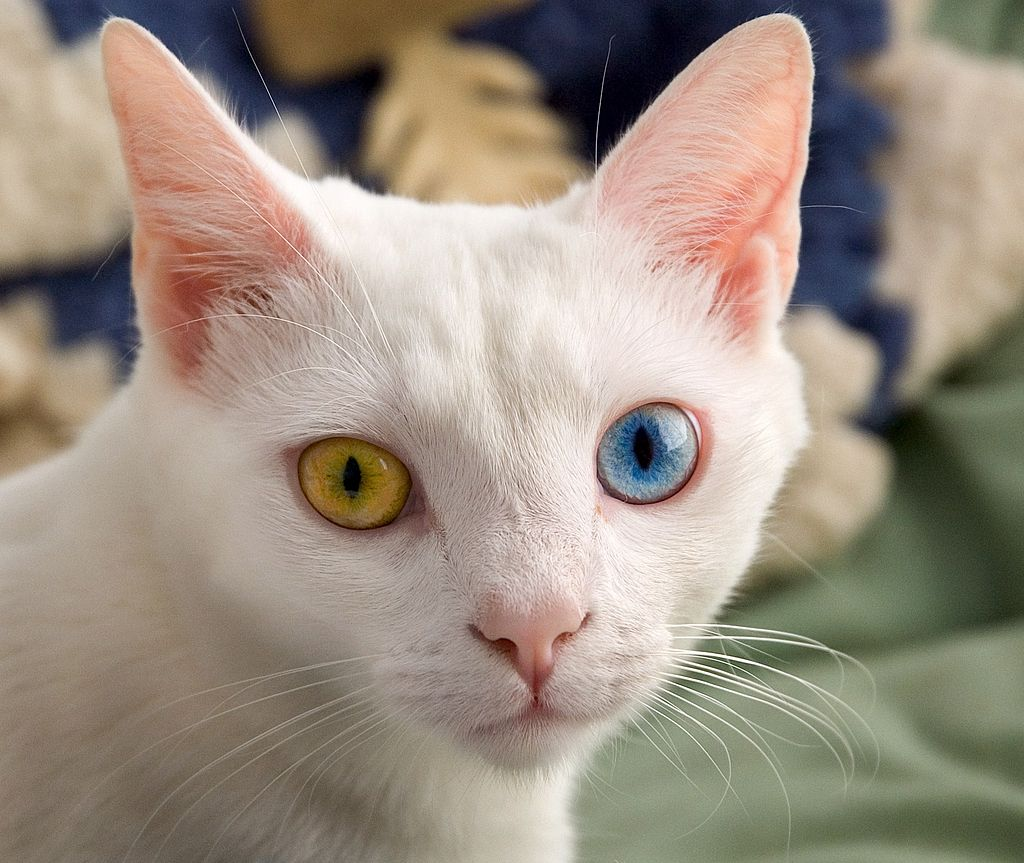
#> input picture Test_Photo/cat.jpg, 1024 x 863 px
$ jupyter execute Blurring_Smoothing.ipynb   (shell and % lines are left out)
#> lines starting #> are read from the running program, lines starting #| are printed output that depends on the picture
# Blurring and Smoothing

[cell 1]
import cv2
import numpy as np
import matplotlib.pyplot as plt

[cell 2]
def display(img,cmap=None):
    fig = plt.figure(figsize=(5,5))
    ax = fig.add_subplot(111)
    ax.imshow(img,cmap)

def load():
    img = cv2.imread('../Test_Photo/cat.jpg').astype(np.float32) / 255
    img = cv2.cvtColor(img,cv2.COLOR_BGR2RGB)
    return img

[cell 3]
i = load()
display(i)

#### 我們可以透過Gamma Correction 的方式調整照片的亮度

[cell 4]
# 將照片調亮
img = load()
gamma = 1/4
effected_img = np.power(img,gamma)
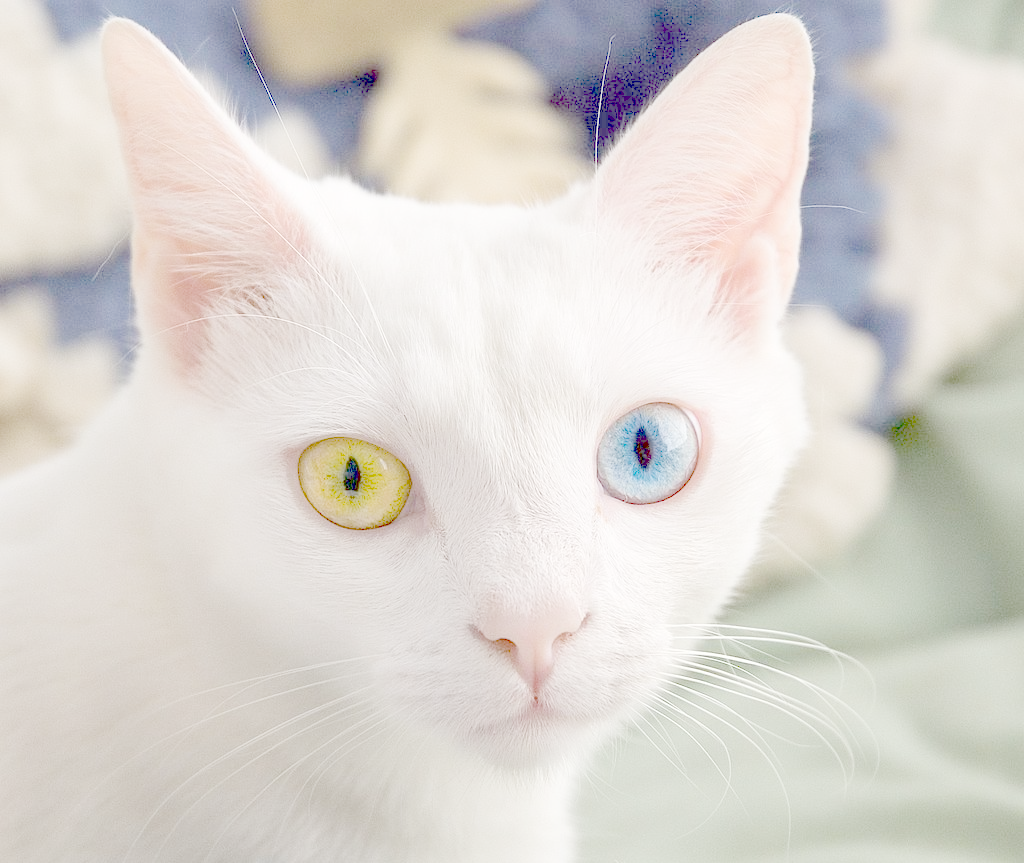
#> effected_img: shape (863, 1024, 3) float32; mean R, G, B 0.863, 0.847, 0.826
display(effected_img)

[cell 5]
# 將照片調暗
img = load()
gamma = 3
effected_img = np.power(img,gamma)
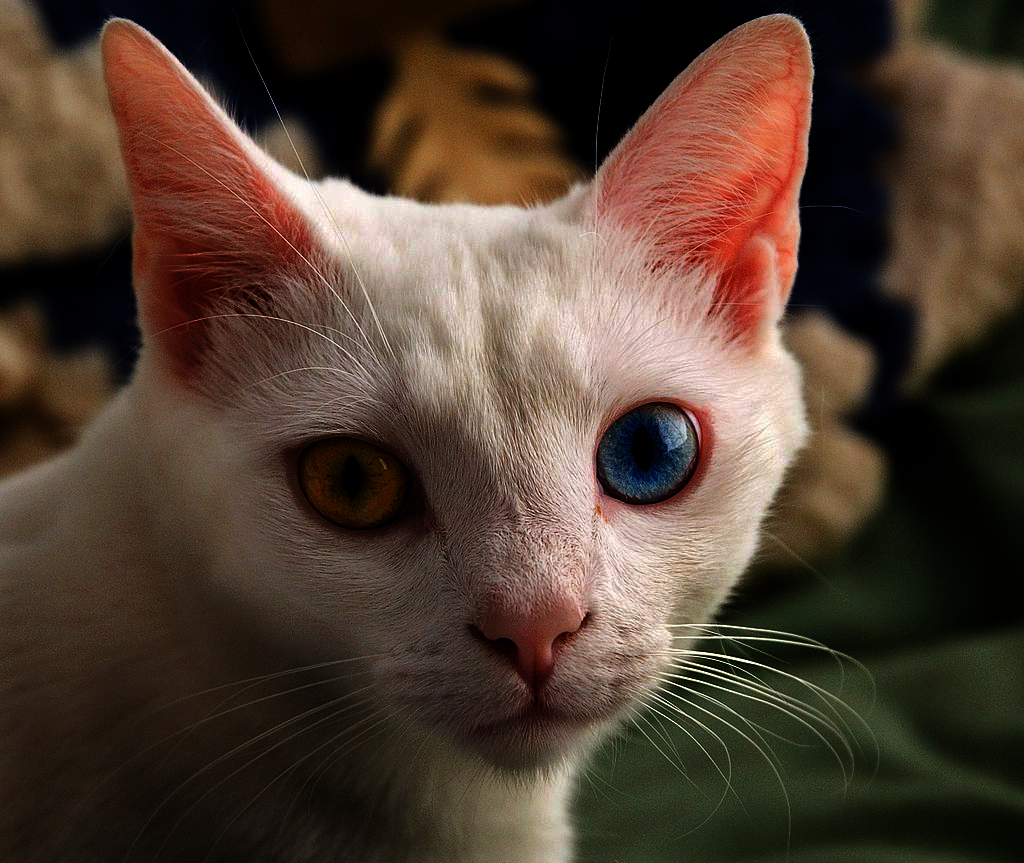
#> effected_img: shape (863, 1024, 3) float32; mean R, G, B 0.319, 0.246, 0.194
display(effected_img)

#### 接下來要練習的是Low Pass Filter with a 2D Convolution¶
#### 會先定義我們想要用的Kernel並使用在我們的照片上面

[cell 6]
our_kernel = np.ones(shape=(5,5),dtype=np.float32)/25
our_kernel

[cell 7]
# 將照片讀進來
img = load()
# 等等將要看差異
img[0][0]
#> Out = [0.804, 0.757, 0.694]

[cell 8]
# 對照片複製, 這樣等等比較不會搞混
img_c = img.copy()

[cell 9]
# 透過CV2.filter23 的功能將我們剛剛定義的kernel與我們想要模糊的照片丟進去
# 這邊需要了解的是關於 ddepth 參數.
b_img = cv2.filter2D(img_c,-1,our_kernel)
display(b_img)

#### 轉換玩的照片可以清楚看到有一些細微的訊息已經被模糊掉了, 貓也變得很乾淨了.
#### 接下來我們要介紹 不同的Bluring的方式將照片模糊掉

[cell 10]
# 我們也需要定義Kernel給Bluring的function 但只需要tuple即可
img_c = img.copy()

[cell 11]
# Averaging Blur
blur_img = cv2.blur(img_c,(5,5))
display(blur_img)

[cell 12]
# Gaussian Bluring
g_blurred_img = cv2.GaussianBlur(img,(5,5),50)
display(g_blurred_img)

[cell 13]
# median Bluring
median = cv2.medianBlur(img,5)
display(median)

[cell 14]
# Bilateral Filtering
Bi_blur_img = cv2.bilateralFilter(img,9,75,75)
display(Bi_blur_img)

#### 以上的照片可能比較難讓我們看清楚到底有沒有什麼改變~所以我們要自己做一張有noise的照片再透過bluring把照片修復

[cell 15]
noise_shape = img.shape
#> noise_shape = (863, 1024, 3)
noise_shape
#> Out = (863, 1024, 3)

[cell 16]
noise = np.random.random(noise_shape)
noise.dtype

[cell 17]
img_c = img.copy()
noise_img = img_c + img_c * noise
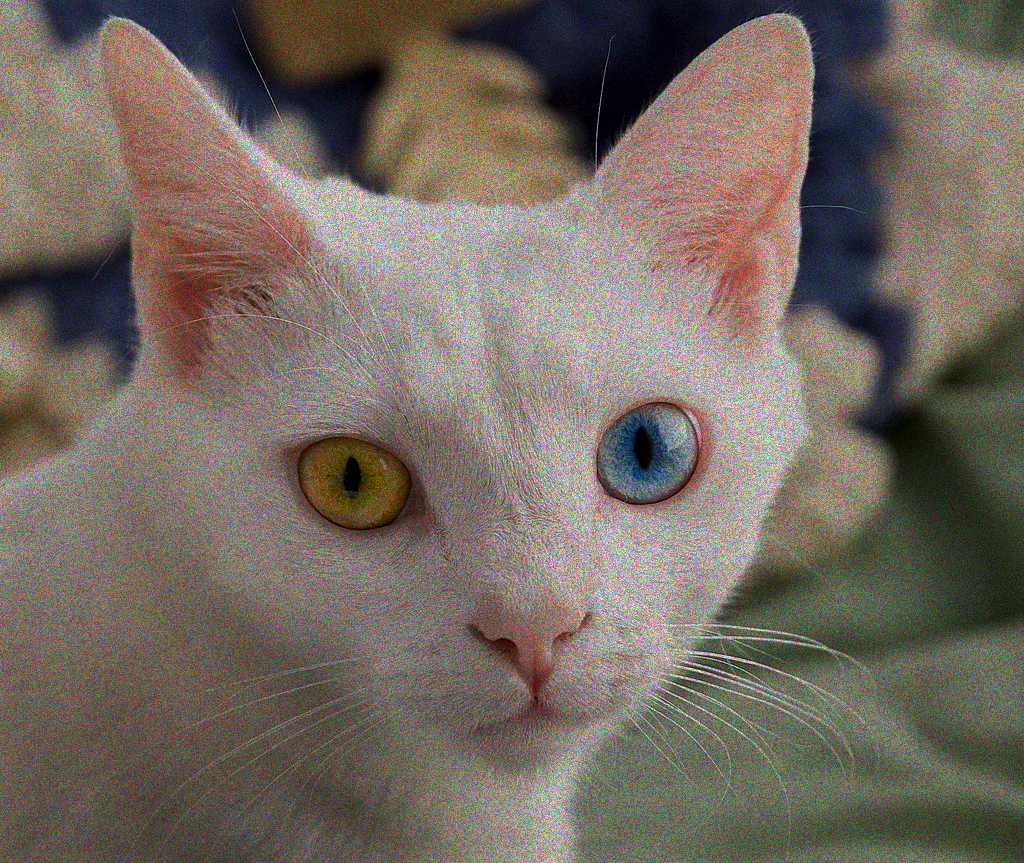
#> noise_img: shape (863, 1024, 3) float64; mean R, G, B 0.911, 0.838, 0.759; drawn with min black and max white
display(noise_img)

[cell 18]
median = cv2.GaussianBlur(noise_img,(5,5),50)
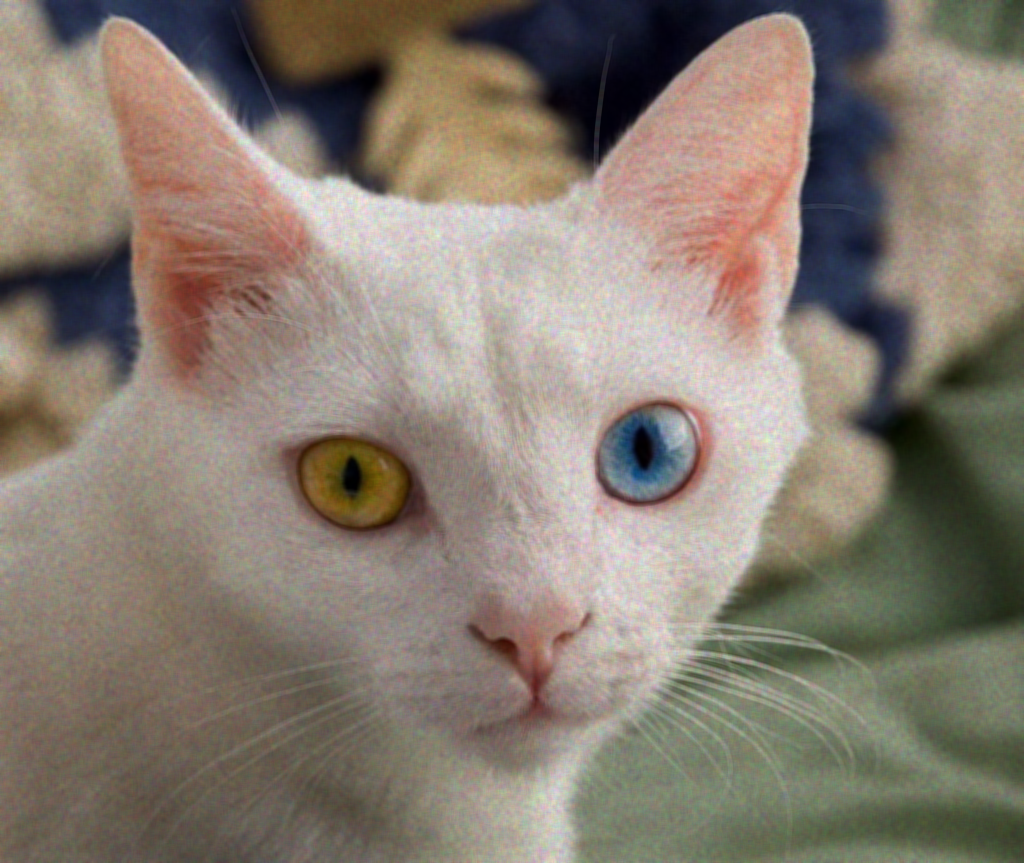
#> median: shape (863, 1024, 3) float64; mean R, G, B 0.911, 0.838, 0.759; drawn with min black and max white
display(median)
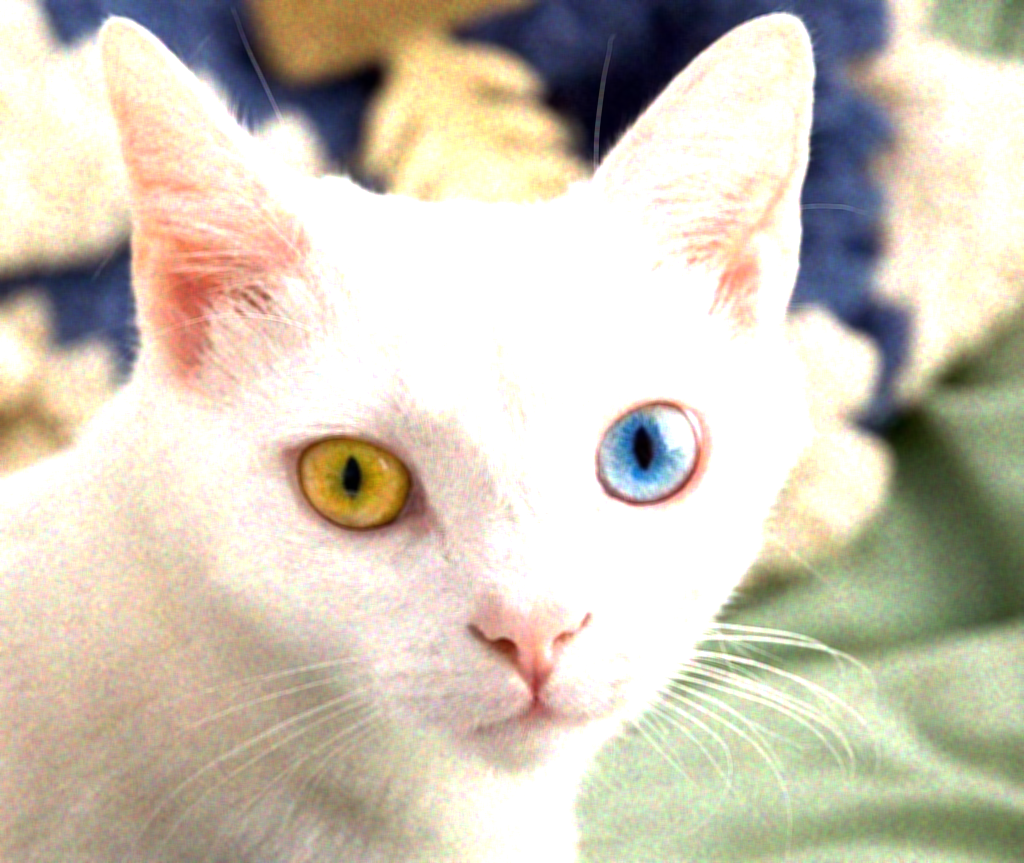
#> shown: shape (863, 1024, 3) float64; mean R, G, B 0.811, 0.782, 0.719

[cell 19]
# Bilateral Filtering
# Only works find with float32
a = noise_img.astype('float32')
Bi_blur_img = cv2.bilateralFilter(a,9,75,75)
display(Bi_blur_img)
